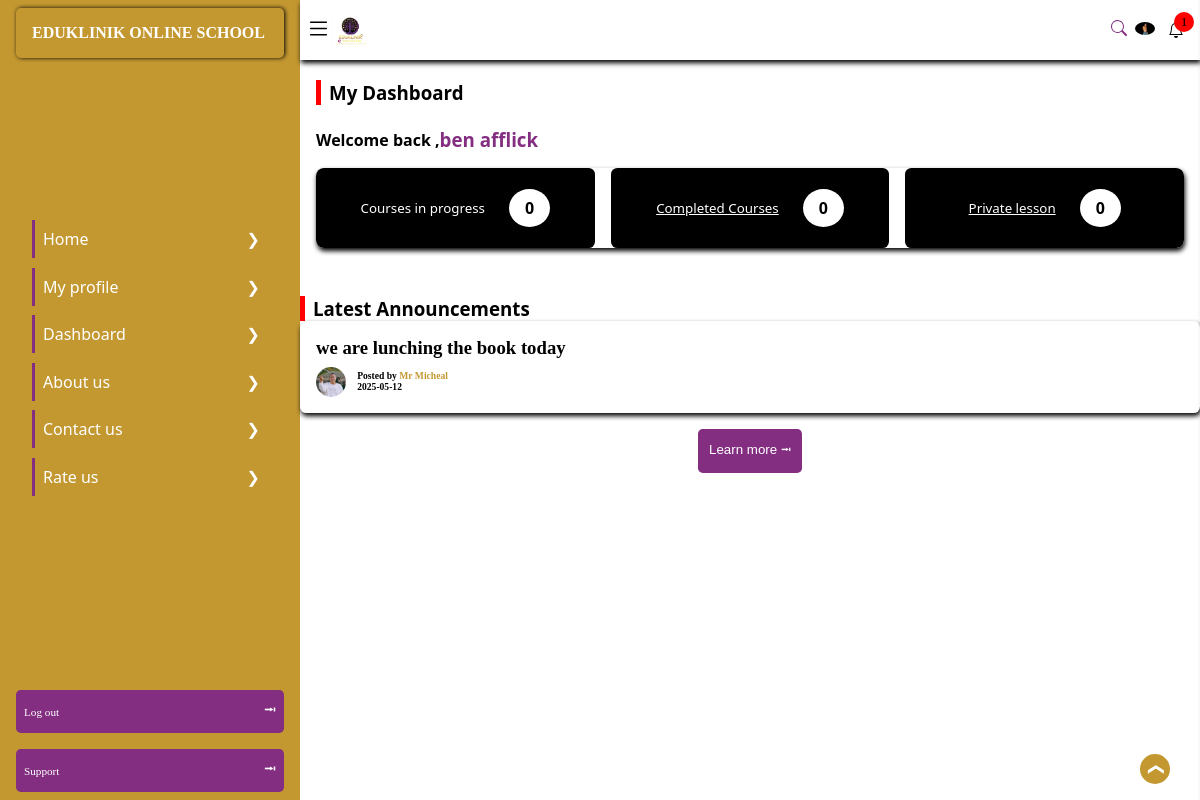
The app's page /dashboard/ (signed in) with its own data.
### eduklinikapp/models.py (models this page shows, shortened)
class profile(models.Model):
    acc_type = [
        ('Student','Student'),
        ('Admin','Admin'),
        ('staff', 'Staff'),
        ('Parent', 'Parent'),
    ]
    user = models.OneToOneField(User, verbose_name='user', on_delete= models.CASCADE)
    is_disabled = models.BooleanField('if this account is disabled', default=False)
    country = models.CharField('user country', null=False, blank=False, max_length=1000)
    Verified = models.BooleanField('if the user is verified', default=False)
    user_token = models.CharField('user token', null=True, blank=True, max_length=200, unique=True)
    phone_number = models.CharField('user mobile number', null=False, blank=False, max_length=50)
    is_edit = models.BooleanField('if the user have edited ', default=False)
    account_type = models.CharField('the account type', null=True, blank=False, max_length=200, choices=acc_type, default='General')
    not_count =  models.BigIntegerField('user notification  count', default=0)
    date_joined = models.DateTimeField('the date time account was created', default=timezone.now)
    ip_adress = models.GenericIPAddressField('user ip adress', null=True, blank=True)
    reset_code = models.CharField('user one time reset code', null=True, blank=True, max_length=100)
    c_code = models.CharField('user country code', null=True, blank=True, max_length=11)
    refer_code = models.CharField('user referial code', null=True, blank=True, unique=True, max_length=100)
    browser = models.CharField('user access browser', null=True, blank=True, max_length=100)
    qr_code = models.ImageField('user qrcode', null=True, blank=True, upload_to='qrcodes')
    cos_count = models.BigIntegerField('course count', default=0)
    quz_count = models.BigIntegerField('quiz counr', default=0)
    profile_pics = models.ForeignKey('pro_image', on_delete=models.CASCADE, null=True, blank=True)
    age = models.IntegerField('user age ', default=0)

class pro_image(models.Model):
    image = models.ImageField('user image', null=False, blank=False, upload_to='profile pics')
    is_edit = models.BooleanField('is edited', default=False)

class c_notification(models.Model):
    the_staff = models.ForeignKey('staff', on_delete=models.CASCADE)
    msg = models.TextField('not message', null=True, max_length=200)
    is_new = models.BooleanField('if not is new', default=True)
    add_date = models.DateTimeField('date added', default=timezone.now)
    linked_to = models.URLField('place or page where the notification will direct to', null=True, blank=True )
    class Meta:
        ordering = ['-add_date']

class staff(models.Model):
    staff_typ = [
        ('Admin', 'Admin'),
        ('Teacher', 'Teacher'),
        ('Tutor', 'Tutor'),
        ('Contributor', 'Contributor'),
        ('Developer', 'Developer'),
    ]
    staff_holder = models.ForeignKey('profile', on_delete=models.CASCADE)
    name = models.CharField('staff name', null=False, blank=False, max_length=200)
    staff_token = models.CharField('staff token', null=True, blank=True, max_length=200, unique=True)
    is_assined = models.BooleanField('if user is assignrd to a studen', default=False)
    staff_type = models.CharField('the staff type', null=False, blank=False, max_length=200, choices=staff_typ, default='Teachers')
    staff_whatsapp = models.URLField('staff whatsapp link', null=False, blank=True)
    staff_facebook = models.URLField('staff facebook link', null=False, blank=True)
    staff_telegram = models.URLField('staff telegram link', null=False, blank=True)

### eduklinikapp/profille_view.py (the view)
# urls.py: path('dashboard/', profille_view.dashboard, name='user dashboard'),
def dashboard(request):
    if request.user.is_authenticated:
        user = request.user
        current_user = models.profile.objects.filter(user=user).first()
        user_cour = models.user_course.objects.filter(course_holder=current_user).order_by('-date')[:10]
        user_curcn = models.user_course.objects.filter(course_holder=current_user).count()
        private_count = models.tech_msg.objects.filter(student=current_user).count()
        cann_count = models.c_notification.objects.all().count()
        c_ann = models.c_notification.objects.order_by('-add_date')[:5]
        context = {
            'user': current_user,
            'pop_cur':user_cour,
            'curs_con': user_curcn,
            'tech_count': private_count,
            'anounce': c_ann,
            'cnt': cann_count,
        }
        return render(request, 'user/dashboard.html', context=context)
    else:
        return redirect('/user/login')

### template/user/dashboard.html (shortened to what this page needs)
{% extends 'base.html' %}
{% load static %}
{% block metadata %}
<link rel="stylesheet" href="{% static 'eduklinikapp/styles/online_school.css' %}">
<link rel="stylesheet" href="{% static 'eduklinikapp/styles/responsive.css' %}">
<link rel="stylesheet" href="{% static 'eduklinikapp/styles/base.css' %}">
{% endblock %}
{% block content %}
<aside id="aside">
    <header class="aside_header">
        <h1>
            EDUKLINIK ONLINE SCHOOL
        </h1>
    </header>
    <ul>
        <li>
            <a href="/online_school/">
                Home
            </a>
            <span>
                &#10095;
            </span>
        </li>
        <li>
            <a href="/user/profile/">
                My profile
            </a>
            <span>
                &#10095;
            </span>
        </li>
        <li>
            <a href="/dashboard/">
                Dashboard
            </a>
            <span>
                &#10095;
            </span>
        </li>
        <li>
            <a href="/about/">
                About us
            </a>
            <span>
                &#10095;
            </span>
        </li>
        <li>
            <a href="/contact/">
                Contact us
            </a>
            <span>
                &#10095;
            </span>
        </li>
        <li>
            <a href="/">
                Rate us
            </a>
            <span>
                &#10095;
            </span>
        </li>
    </ul>
    <section class="nav_end">
        <div class="log_out">
            <a href="/logout/">
                Log out
            </a>
            <span>
                &#11122;
            </span>
        </div>
        <div class="Support">
            <a href="/contact/">
                Support
            </a>
            <span>
                &#11122;
            </span>
        </div>
    </section>
</aside>
<main id="top">
    <section class="main-header">
        <div class="menu">
            <span>
                <svg xmlns="http://www.w3.org/2000/svg" width="25" height="25" fill="currentColor"
                    viewBox="0 0 16 16">
                    <path fill-rule="evenodd"
                        d="M2.5 12a.5.5 0 0 1 .5-.5h10a.5.5 0 0 1 0 1H3a.5.5 0 0 1-.5-.5m0-4a.5.5 0 0 1 .5-.5h10a.5.5 0 0 1 0 1H3a.5.5 0 0 1-.5-.5m0-4a.5.5 0 0 1 .5-.5h10a.5.5 0 0 1 0 1H3a.5.5 0 0 1-.5-.5" />
                </svg>
            </span>
            <img class="home_image" src="{% static 'eduklinik/images/header_logo.png' %}" alt="" width="40px">
        </div>
        <div class="main_header_end">
            <div class="activated">
                <a href="/search/" style="color: var(--main-color);">
                    <svg xmlns="http://www.w3.org/2000/svg" width="16" height="16" fill="currentColor"
                        class="search_svg" viewBox="0 0 16 16">
                        <path
                            d="M11.742 10.344a6.5 6.5 0 1 0-1.397 1.398h-.001q.044.06.098.115l3.85 3.85a1 1 0 0 0 1.415-1.414l-3.85-3.85a1 1 0 0 0-.115-.1zM12 6.5a5.5 5.5 0 1 1-11 0 5.5 5.5 0 0 1 11 0" />
                    </svg>
                </a>
            </div>
            <div class="user">
                <span id="display_profile">
                    <img {% if user.profile_pics %} src="{{user.profile_pics.image.url}}" {% else %} src="{% static 'eduklinikapp/images/nouser.png' %}" {% endif %} id="profile_image" class="user_image" >
                </span>
            </div>
            <div class="notifications" onclick="window.location.href='/notification/';">
                {% if cnt >= 0 %}
                <small id="notifications_numbers">
                    {{cnt}}
                </small>
                {% endif %}
            </div>
        </div>
    </section>
    <section class="main-body student_dashboard">
        <div class="top">
            <h1 style="border-left: 5px solid red; padding-left: .5rem;">
                My Dashboard
            </h1>
            <br>
            <span>
                <b class="timing">
                    Welcome back ,
                </b>
                <h1 style="color: var(--main-color);">
                    {{user.user.first_name}}
                </h1>
            </span>
            <div class="navigator">
                <span class="in_progress">
                    <SMALL >
                        <a style="color: white;" href="/eduklinikapp/coursesinprogress.html" style="color: white;">
                            Courses in progress
                        </a>
                    </SMALL>
                    <span id="here" style="background-color: #fff;">
                        {{curs_con}}
                    </span>
                </span>
                <span class="in_completed">
                    <SMALL>
                       <a style="color: white;" href="/eduklinikapp/completedcourses.html">
                        Completed Courses
                       </a>
                    </SMALL>
                    <span style="background-color: #fff;">
                        {{curs_con}}
                    </span>
                </span>
                <span class="in_private">
                    <SMALL>
                       <a style="color: white;" href="/eduklinikapp/privatelesson/privatelessonhome.html">
                        Private lesson
                       </a>
                    </SMALL>
                    <span style="background-color: #fff;">
                        {{tech_count}}
                    </span>
                </span>
            </div>
        </div>
        <div class="notifications_sect">
            {% if anounce %}
            <h1
            style="font-family: 'Segoe UI', Tahoma, Geneva, Verdana, sans-serif;border-left: 5px solid red; padding-left: .5rem;">
            Latest Announcements
        </h1>
                <div class="announcements_content">
                    {% for i in anounce %}
                    <div class="anouncements_1">
                        <h3 style="color: #000;">
                            {{i.msg}}
                        </h3>
                        <div class="announcement_poster">
                            <img {% if i.the_staff.staff_holder %} src="{{i.the_staff.staff_holder.profile_pics.image.url}}" {% else %} src="eduklinikapp/images/nouser.png" {% endif %} alt="" height="auto"
                                style="border-radius: 50%;"class="poster_image" >
                            <div class="announcemet_poster_info">
                                <p>
                                    Posted by <span id="uploader" style="color: var(--text-color2); font-weight:600;">{{i.the_staff.name}}</span>
                                </p>
                                <p>
                                    {{i.add_date|date:"Y-m-d"}}
                                </p>
                            </div>
                        </div>
                    </div>
                    {% endfor %}
                    <button class="announcement_direct" style="color: #fff;">
                       Learn more &#11122;
                    </button>
                   <br>
                   <br>
                </div>
                {% endif %}
                </div>
    </section>
    <div class="back_to_top" style="z-index: 100000;">
        <a class="rotate_to_top" href="#top">
            &#10095;
        </a>
    </div>
</main>
{% endblock %}

### eduklinikapp/static/eduklinikapp/styles/base.css (style rules this page uses)
* { margin: 0; padding: 0; box-sizing: border-box; list-style-type: none; scroll-behavior: smooth; text-decoration: none; }
:root { --main-color: rgb(131, 46, 128); --text-color: linear-gradient( to bottom, rgb(131, 46, 128), hsl(42, 60%, 48%) ); --background-color: #e7e7e7; --text-color2: hsl(42, 60%, 48%); --text-color3: rgb(72, 72, 72); --text-black: black; --font-size: 100%; --font-size2: 200%; --font-very-bold: 900; --font-bold: 600; --box-shadow: 1px 3px 5px #000000; --box-shadow2: 1px 20px 5px #000000, 2px 4px 0px #0a0e12; --text-shadow: 0px 0px 1px black; }
body, html { height: 100%; width: 100%; scroll-behavior: smooth; background-color: white; display: block; position: relative; }
header { height: 10%; width: 100%; display: flex; position: fixed; background: var(--background-color); box-shadow: var(--box-shadow); align-items: center; justify-content: center; padding: 0.5rem 1rem; z-index: 1; }
main { display: block; position: relative; height: auto; width: 100%; top: 4rem; padding: 1rem 1rem; }
small > a { text-decoration: underline; }

### template/user/dashboard.html (style rules this page uses)
.main-body { color: #000 !important; }
.in_progress small > a { text-decoration: none; }

### records on screen
profile: profile_pics.image (picture), user.first_name "ben afflick"
c_notification: msg "we are lunching the book today", the_staff.staff_holder.profile_pics.image (picture), the_staff.name "Mr Micheal", add_date "2025-05-12"

### other values on screen
{{ cnt }} "1"
{{ curs_con }} "0"
{{ tech_count }} "0"
